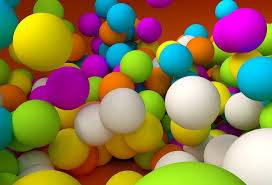
#> input picture photos/colorBalls3.jpg, 272 x 185 px
$ python 20-objectDetection.py
#> lines starting #> are read from the running program, lines starting #| are printed output that depends on the picture; after the words box and inside, x2 and y2 are one past the last pixel; in counts of white or black regions, pixels touching at a corner belong together
#object detection using HSV color space
import numpy as np
import cv2 as cv
frame=cv.imread('photos/colorBalls3.jpg')
#> frame is the input picture: shape (185, 272, 3); mean B, G, R 77.9, 122.8, 139.6
while True:
    hsv= cv.cvtColor(frame,cv.COLOR_BGR2HSV)
#> hsv: shape (185, 272, 3); mean H, S, V 49, 200, 168.2
    u_v=np.array([52,250,240])
    l_v=np.array([38,168,162])
    #creating mask
    mask= cv.inRange(hsv,l_v,u_v)
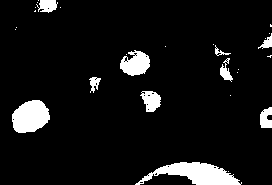
#> mask: shape (185, 272); 7.7% white; 28 white regions (18 under 20 px), largest, box (x1, y1, x2, y2) and area: (135, 162, 242, 185) 1290, (12, 100, 50, 133) 947, (120, 50, 150, 76) 531
    #filter mask with image
    res=cv.bitwise_and(frame,frame,mask=mask)
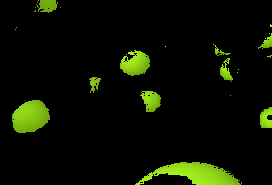
#> res: shape (185, 272, 3); mean B, G, R 1.8, 15.6, 10.6
    cv.imshow("frame",frame)
    cv.imshow("mask",mask)
    cv.imshow("res",res)
    k=cv.waitKey(1)
#> (key Esc is pressed here)
    if k==27:
        break
cv.destroyAllWindows()
